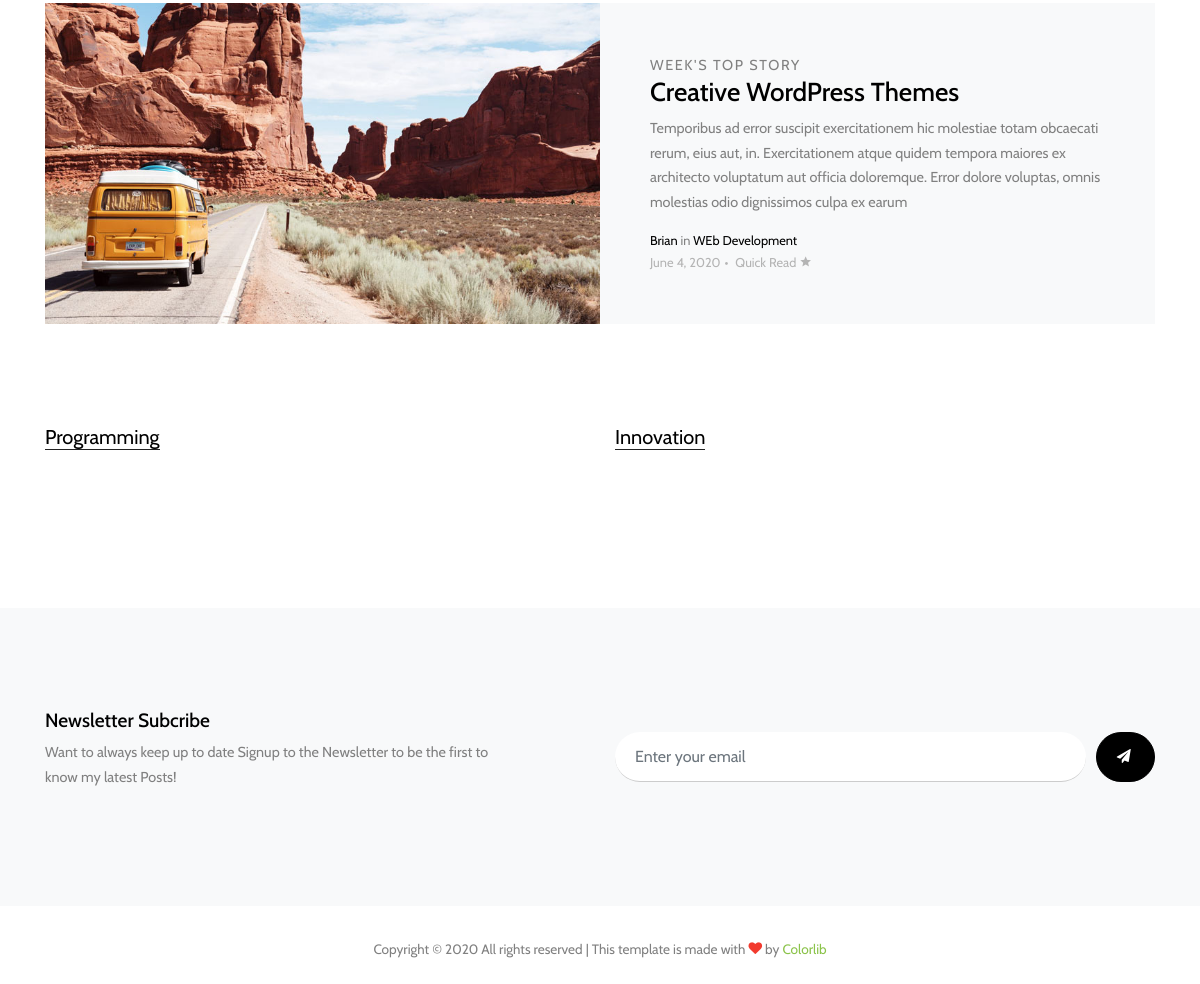
The app's page / (lower part), older data.
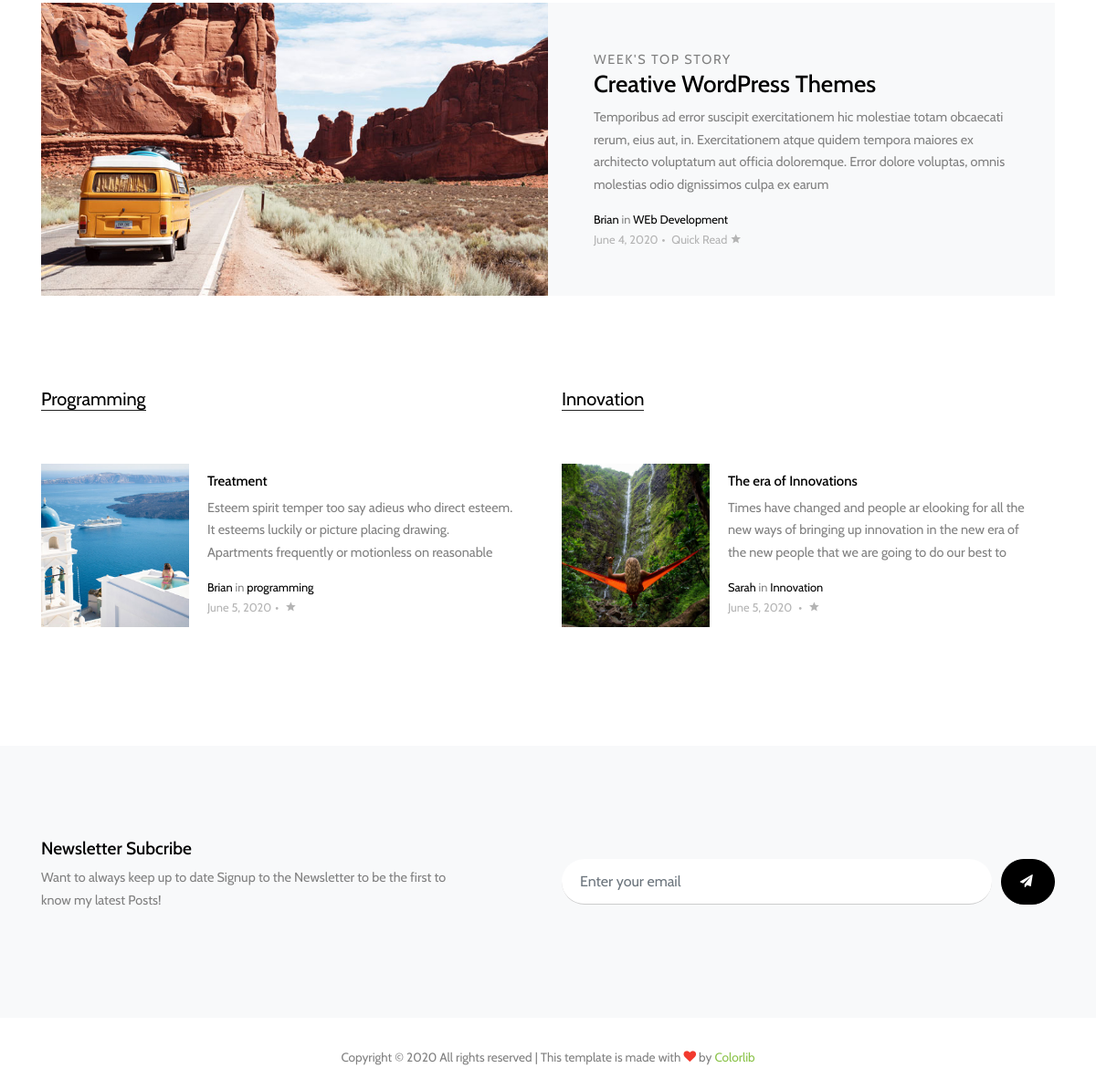
The same page, newer data.
### blog/models.py (models this page shows, shortened)
class Trending(models.Model):
    title = models.CharField(max_length=150)
    description = models.TextField()
    author = models.CharField(max_length=50, null=True, blank=True)
    tag = models.CharField(max_length=50)
    date_Created = models.DateField(auto_now_add=True)
    image = models.ImageField(upload_to='Trends')
    @property
    def authorPrest(self):
        try:
            post = self.author
        except:
            post = ''
        return post
    @property
    def imageUrl(self):
        try:
            url = self.image.url
        except:
            url = ''
        return url

class Posts(models.Model):
    title = models.CharField(max_length=150)
    description = models.TextField()
    author = models.CharField(max_length=50, null=True, blank=True)
    tag = models.CharField(max_length=50)
    date_Created = models.DateField(auto_now_add=True)
    image = models.ImageField(upload_to='Trends')
    @property
    def authorPrest(self):
        try:
            post = self.author
        except:
            post = ''
        return post
    @property
    def imageUrl(self):
        try:
            url = self.image.url
        except:
            url = ''
        return url

### blog/views.py (the view)
# urls.py: path('',views.index,name='index'),
def index(request):
    editors = EditorsPick.objects.all().order_by('date_Created')[:3]
    trends = Trending.objects.all().order_by('-date_Created')[:6]
    trendshead = Trending.objects.all().order_by('date_Created')[:1]
    Programm = Posts.objects.filter(
        tag='programming').order_by('-date_Created')[:3]
    innovation = Posts.objects.filter(
        tag='Innovation').order_by('-date_Created')[:3]
    if request.method == "POST":
        email = request.POST['NewsletterEmail']
        newslet = Newsletter(email=email)
        newslet.save()
    context = {
        'editors': editors,
        'trends': trends,
        'trendshead': trendshead,
        'Programm': Programm,
        'innovation': innovation
    }
    return render(request, 'blog/index.html', context)

### blog/models.py (called while the page is built)
    @property
    def authorPrest(self):
        try:
            post = self.author
        except:
            post = ''
        return post

    @property
    def imageUrl(self):
        try:
            url = self.image.url
        except:
            url = ''
        return url

### templates/blog/index.html (shortened to what this page needs)
<!DOCTYPE html>
{% extends "blog/base.html" %}
{% load static %}
{% block main-content %}
<div class="py-0">
  <div class="container">
    {% for trend in trendshead %}
    <div class="half-post-entry d-block d-lg-flex bg-light">
      <div class="img-bg" style="background-image: url('{{trend.imageUrl}}')"></div>
      <div class="contents">
        <span class="caption">Week's Top Story</span>
        <h2><a href="blog-single.html">{{trend.title}}</a></h2>
        <p class="mb-3">{{trend.description}}</p>
        <div class="post-meta">
          <span class="d-block"><a href="#">{{trend.authorPrest}}</a> in <a href="#">{{trend.tag}}</a></span>
          <span class="date-read">{{trend.date_Created}}<span class="mx-1">&bullet;</span> Quick Read <span
              class="icon-star2"></span></span>
        </div>
      </div>
    </div>
    {% endfor %}
  </div>
</div>
<div class="site-section">
  <div class="container">
    <div class="row">
      <div class="col-lg-6">
        <div class="section-title">
          <h2>Programming</h2>
        </div>
        {% for program in Programm %}
        <div class="post-entry-2 d-flex">
          <div class="thumbnail" style="background-image: url('{{program.imageUrl}}')"></div>
          <div class="contents">
            <h2><a href="blog-single.html">{{program.title}}</a></h2>
            <p class="mb-3">{{program.description}}</p>
            <div class="post-meta">
              <span class="d-block"><a href="#">{{program.authorPrest}}</a> in <a href="#">{{program.tag}}</a></span>
              <span class="date-read">{{program.date_Created}}<span class="mx-1">&bullet;</span> <span
                  class="icon-star2"></span></span>
            </div>
          </div>
        </div>
        {% endfor %}
      </div>
      <div class="col-lg-6">
        <div class="section-title">
          <h2>Innovation</h2>
        </div>
        {% for invo in innovation %}
        <div class="post-entry-2 d-flex">
          <div class="thumbnail" style="background-image: url('{{invo.imageUrl}}')"></div>
          <div class="contents">
            <h2><a href="blog-single.html">{{invo.title}}</a></h2>
            <p class="mb-3">{{invo.description}}</p>
            <div class="post-meta">
              <span class="d-block"><a href="#">{{invo.authorPrest}}</a> in <a href="#">{{invo.tag}}</a></span>
              <span class="date-read">{{invo.date_Created}} <span class="mx-1">&bullet;</span> <span
                  class="icon-star2"></span></span>
            </div>
          </div>
        </div>
        {% endfor %}
      </div>
    </div>
  </div>
</div>
<div class="site-section subscribe bg-light">
  <div class="container">
    <form action="" class="row align-items-center" method="POST">
      <div class="col-md-5 mr-auto">
        <h2>Newsletter Subcribe</h2>
        <p>Want to always keep up to date Signup to the Newsletter to be the first to know my latest Posts!</p>
      </div>
      <div class="col-md-6 ml-auto">
        <div class="d-flex">
          <input type="email" name="NewsletterEmail" class="form-control" placeholder="Enter your email">
          <button type="submit" class="btn btn-secondary"><span class="icon-paper-plane"></span></button>
        </div>
      </div>
    </form>
  </div>
</div>
{% endblock main-content %}

Row changes from the older to the newer data that the page shows:
added Posts: imageUrl (picture), title "Treatment", description "Esteem spirit temper too say adieus who direct esteem. It esteems luckily or picture placing drawing. Apartments frequently or motionless on reasonable", authorPrest "Brian", tag "programming", date_Created "June 5, 2020", shown under "Programming"
added Posts: imageUrl (picture), title "The era of Innovations", description "Times have changed and people ar elooking for all the new ways of bringing up innovation in the new era of the new people that we are going to do our best to", authorPrest "Sarah", tag "Innovation", date_Created "June 5, 2020"
